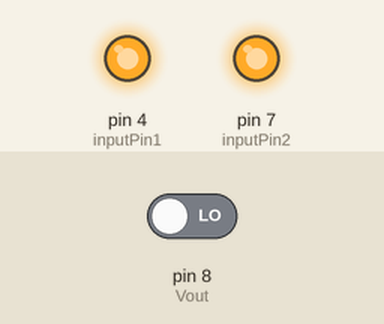
The sketch below on a simulated Arduino Uno, built with avr-gcc and run on an emulated ATmega328P. On the bench: output pins drawn as LEDs (lit = HIGH). The test bench sets the inputs (shaded band); at power-on: pin 8 (Vout) LOW. What the sketch prints to the serial monitor is not drawn.

Above: at 1.2 s.
1.3 s: pin 8 (Vout) driven HIGH
Timing chart, 0 to 4.3 s (numbered marks = the images above; inputs shaded):
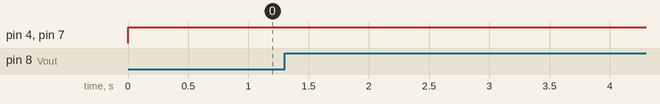

The sketch:

OR_logic.ino
```cpp
const int inputPin1 = 4; //IN1
const int inputPin2 = 7; //IN2
const int Vout = 8; //Output pin

int State = 0;

void setup() {
  pinMode(inputPin1, OUTPUT);
  pinMode(inputPin2, OUTPUT);
  pinMode(Vout, INPUT);

  Serial.begin(9600);
}

void loop() {
  digitalWrite(inputPin1,HIGH);
  digitalWrite(inputPin2,HIGH);
  State = digitalRead(Vout);
  if(State){
    Serial.println("H");
  }else{
    Serial.println("L");
    }

}
```
